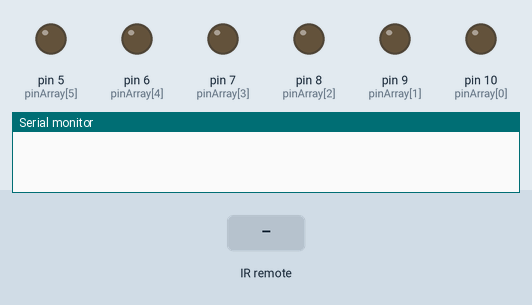
A sketch run on a simulated Arduino Uno, built with avr-gcc and run on an emulated ATmega328P. Shown: output pins drawn as LEDs (lit = HIGH), the last lines printed to the serial monitor. The test bench sets the inputs (shaded band).

Above: at 1.2 s.
1.3 s: infrared code 0xFF30CF received
At 1.8 s:
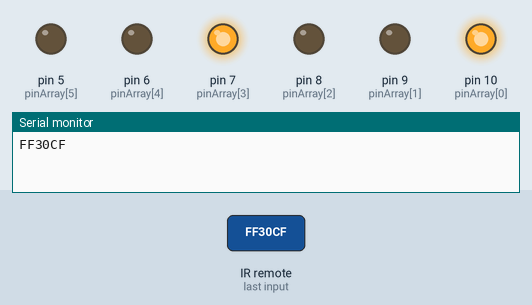
2.8 s: infrared code 0xFF18E7 received
At 4.0 s:
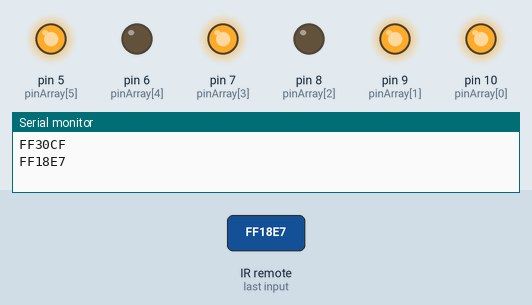
4.3 s: infrared code 0xFF10EF received
At 5.0 s:
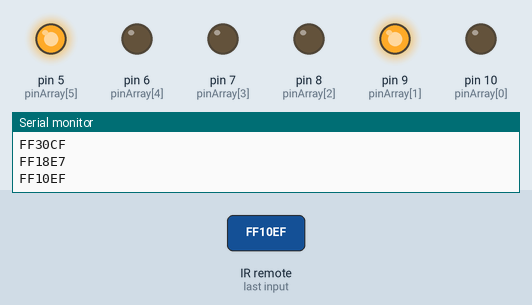
5.8 s: infrared code 0xFF7A85 received
At 6.1 s:
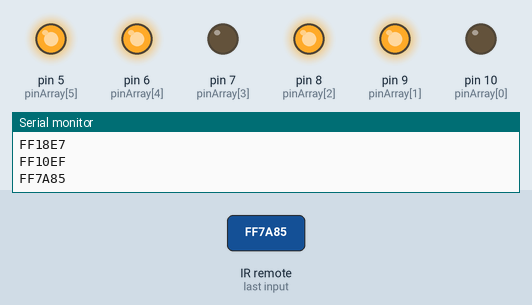
7.3 s: infrared code 0xFF38C7 received
At 8.5 s:
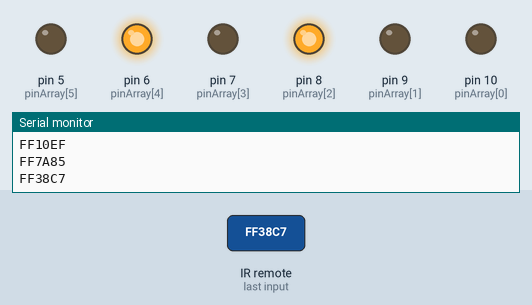
8.8 s: infrared code 0xFF30CF received
At 9.7 s:
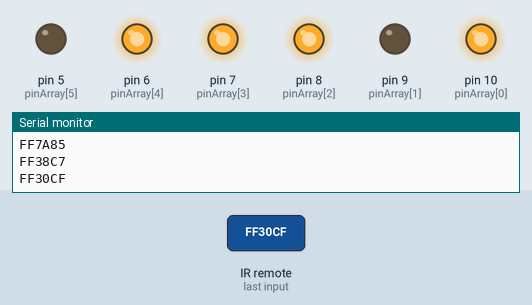
Timing chart, 0 to 11.3 s (numbered marks = the images above; inputs shaded):
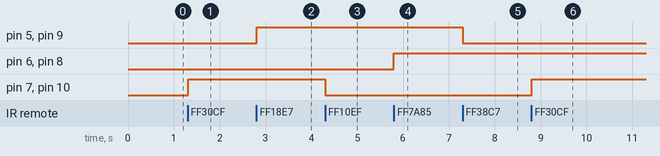

The sketch:

IRemote.ino
```cpp
/*
 * IRremote: IRrecvDemo - demonstrates receiving IR codes with IRrecv
 * An IR detector/demodulator must be connected to the input RECV_PIN.
 */

#include <IRremote.h>

int RECV_PIN = 11;
int i;
int pinArray[6] = {10,9,8,7,6,5,};
IRrecv irrecv(RECV_PIN);

decode_results results;

void setup()
{
  Serial.begin(9600);
  irrecv.enableIRIn(); // Start the receiver
  for (i=0;i<6;i++)
  {
  pinMode(pinArray[i], OUTPUT);
  }
}

void loop() {
  if (irrecv.decode(&results)) {
    long int decCode = results.value;

    Serial.println(results.value, HEX);

    // do something
    // button 1: FF30CF 16724175
    // button 2: FF18E7 16718055
    // button 3: FF7A85 16743045
    // button 4: FF10EF 16716015
    // button 5: FF38C7 16726215
    // button 6: FF5AA5 16734885

    switch (results.value){
      case 16724175: //when you press the 1 button
        digitalWrite(pinArray[0], HIGH);
        digitalWrite(pinArray[3], HIGH);

        break;
      case 16716015: //when you press the 4 button
        digitalWrite(pinArray[0], LOW);
        digitalWrite(pinArray[3], LOW);
        break;
       case 16718055: //when you press the 2 button
        digitalWrite(pinArray[1], HIGH);
        digitalWrite(pinArray[5], HIGH);
        break;
       case 16726215: //when you press the 5 button
        digitalWrite(pinArray[1], LOW);
        digitalWrite(pinArray[5], LOW);
        break;
       case 16743045: //when you press the 3 button
        digitalWrite(pinArray[2], HIGH);
        digitalWrite(pinArray[4], HIGH);
        break;
       case 16734885: //when you press the 6 button
        digitalWrite(pinArray[2], LOW);
        digitalWrite(pinArray[4], LOW);
        break;
    }
    irrecv.resume(); // Receives the next value from the button you press
  }
  delay(10);
}
```

Measured:
- after the input at 1.3 s, pin 7 (pinArray[3]), pin 10 (pinArray[0]): LOW → HIGH at once
- after the input at 2.8 s, pin 5 (pinArray[5]), pin 9 (pinArray[1]): LOW → HIGH at once
- after the input at 4.3 s, pin 7 (pinArray[3]), pin 10 (pinArray[0]): HIGH → LOW at once
- after the input at 5.8 s, pin 6 (pinArray[4]), pin 8 (pinArray[2]): LOW → HIGH at once
- after the input at 7.3 s, pin 5 (pinArray[5]), pin 9 (pinArray[1]): HIGH → LOW at once
- after the input at 8.8 s, pin 7 (pinArray[3]), pin 10 (pinArray[0]): LOW → HIGH at once
